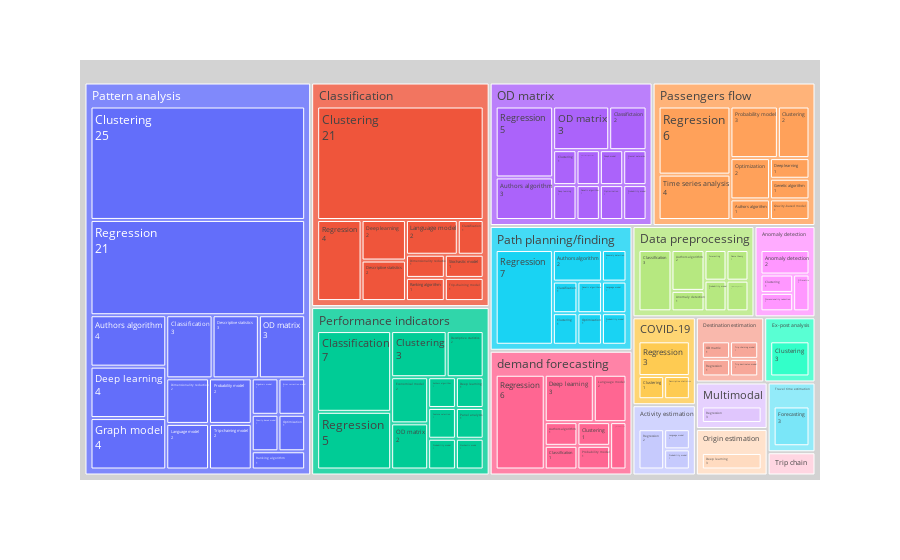

The cell this chart's notebook holds for it:
### Code cell
aggregated_table = (
    data[columns]
    .groupby(["Analysis type", "Model", "Model type"])[["ID"]]
    .nunique()
    .groupby(["Analysis type", "Model type"])[["ID"]]
    .sum()    
    .sort_values(by="ID")
)
fig = px.treemap(
    aggregated_table.reset_index(),
    path=["Analysis type", "Model type"],
    values="ID",
)
fig.update_traces(
    root_color="lightgrey", textinfo="label+value"
)
# fig.update_layout(margin = dict(t=50, l=25, r=25, b=25))
fig.write_image("img/treemap_analysis_model.pdf")
fig.show()

### Figure 1 — Plotly figure (JSON) as saved in the notebook; plotly's stock layout.template omitted (floating-point values rounded to 4 significant figures)
{"data": [{"branchvalues": "total", "domain": {"x": [0, 1], "y": [0, 1]}, "hovertemplate": "labels=%{label}<br>ID=%{value}<br>parent=%{parent}<br>id=%{id}<extra></extra>", "ids": ["Pattern analysis/Algebraic model", "Anomaly detection/Anomaly detection", "Data preprocessing/Anomaly detection", "Path planning/finding/Anomaly detection", "Data preprocessing/Authors algorithm", "OD matrix/Authors algorithm", "Passengers flow/Authors algorithm", "Path planning/finding/Authors algorithm", "Pattern analysis/Authors algorithm", "Performance indicators/Authors algorithm", "demand forecasting/Authors algorithm", "Classification/Classification", "Data preprocessing/Classification", "Path planning/finding/Classification", "Pattern analysis/Classification", "Performance indicators/Classification", "demand forecasting/Classification", "OD matrix/Classifictaion", "Anomaly detection/Clustering", "COVID-19/Clustering", "Classification/Clustering", "Ex-post analysis/Clustering", "OD matrix/Clustering", "Passengers flow/Clustering", "Path planning/finding/Clustering", "Pattern analysis/Clustering", "Performance indicators/Clustering", "demand forecasting/Clustering", "Classification/Deep learning", "OD matrix/Deep learning", "Origin estimation/Deep learning", "Passengers flow/Deep learning", "Pattern analysis/Deep learning", "Performance indicators/Deep learning", "demand forecasting/Deep learning", "COVID-19/Descriptive statistics", "Classification/Descriptive statistics", "Pattern analysis/Descriptive statistics", "Performance indicators/Descriptive statistics", "Anomaly detection/Dimensionality reduction", "Classification/Dimensionality reduction", "OD matrix/Dimensionality reduction", "Pattern analysis/Dimensionality reduction", "Performance indicators/Economical model", "Pattern analysis/Error correction model", "Performance indicators/Feature selection", "Data preprocessing/Forecasting", "Travel time estimation/Forecasting", "Data preprocessing/Game theory", "OD matrix/Genetic algorithm", "Passengers flow/Genetic algorithm", "Path planning/finding/Genetic algorithms", "OD matrix/Graph model", "Pattern analysis/Graph model", "Passengers flow/Gravity-based model", "Pattern analysis/Gravity-based model", "Activity estimation/Language model", "Classification/Language model", "Path planning/finding/Language model", "Pattern analysis/Language model", "demand forecasting/Language model", "OD matrix/Neural networks", "Anomaly detection/OD matrix", "Destination estimation/OD matrix", "OD matrix/OD matrix", "Pattern analysis/OD matrix", "Performance indicators/OD matrix", "OD matrix/Optimization", "Passengers flow/Optimization", "Path planning/finding/Optimization", "Pattern analysis/Optimization", "Performance indicators/Panel analysis", "Activity estimation/Probability model", "Data preprocessing/Probability model", "OD matrix/Probability model", "Passengers flow/Probability model", "Path planning/finding/Probability model", "Pattern analysis/Probability model", "Performance indicators/Probability model", "demand forecasting/Probability model", "Classification/Ranking algorithm", "Pattern analysis/Ranking algorithm", "Activity estimation/Regression", "COVID-19/Regression", "Classification/Regression", "Destination estimation/Regression", "Multimodal/Regression", "OD matrix/Regression", "Passengers flow/Regression", "Path planning/finding/Regression", "Pattern analysis/Regression", "Performance indicators/Regression", "demand forecasting/Regression", "Performance indicators/Stochastic mode", "Classification/Stochastic model", "Passengers flow/Time series analysis", "demand forecasting/Time series analysis", "Destination estimation/Trip chaining model", "Destination estimation/Trip destinaton model", "Classification/Trip-chaining model", "Data preprocessing/Trip-chaining model", "Pattern analysis/Trip-chaining model", "Trip chain/Trip-chaining model", "Activity estimation", "Anomaly detection", "COVID-19", "Classification", "Data preprocessing", "Destination estimation", "Ex-post analysis", "Multimodal", "OD matrix", "Origin estimation", "Passengers flow", "Path planning/finding", "Pattern analysis", "Performance indicators", "Travel time estimation", "Trip chain", "demand forecasting"], "labels": ["Algebraic model", "Anomaly detection", "Anomaly detection", "Anomaly detection", "Authors algorithm", "Authors algorithm", "Authors algorithm", "Authors algorithm", "Authors algorithm", "Authors algorithm", "Authors algorithm", "Classification", "Classification", "Classification", "Classification", "Classification", "Classification", "Classifictaion", "Clustering", "Clustering", "Clustering", "Clustering", "Clustering", "Clustering", "Clustering", "Clustering", "Clustering", "Clustering", "Deep learning", "Deep learning", "Deep learning", "Deep learning", "Deep learning", "Deep learning", "Deep learning", "Descriptive statistics", "Descriptive statistics", "Descriptive statistics", "Descriptive statistics", "Dimensionality reduction", "Dimensionality reduction", "Dimensionality reduction", "Dimensionality reduction", "Economical model", "Error correction model", "Feature selection", "Forecasting", "Forecasting", "Game theory", "Genetic algorithm", "Genetic algorithm", "Genetic algorithms", "Graph model", "Graph model", "Gravity-based model", "Gravity-based model", "Language model", "Language model", "Language model", "Language model", "Language model", "Neural networks", "OD matrix", "OD matrix", "OD matrix", "OD matrix", "OD matrix", "Optimization", "Optimization", "Optimization", "Optimization", "Panel analysis", "Probability model", "Probability model", "Probability model", "Probability model", "Probability model", "Probability model", "Probability model", "Probability model", "Ranking algorithm", "Ranking algorithm", "Regression", "Regression", "Regression", "Regression", "Regression", "Regression", "Regression", "Regression", "Regression", "Regression", "Regression", "Stochastic mode", "Stochastic model", "Time series analysis", "Time series analysis", "Trip chaining model", "Trip destinaton model", "Trip-chaining model", "Trip-chaining model", "Trip-chaining model", "Trip-chaining model", "Activity estimation", "Anomaly detection", "COVID-19", "Classification", "Data preprocessing", "Destination estimation", "Ex-post analysis", "Multimodal", "OD matrix", "Origin estimation", "Passengers flow", "Path planning/finding", "Pattern analysis", "Performance indicators", "Travel time estimation", "Trip chain", "demand forecasting"], "name": "", "parents": ["Pattern analysis", "Anomaly detection", "Data preprocessing", "Path planning/finding", "Data preprocessing", "OD matrix", "Passengers flow", "Path planning/finding", "Pattern analysis", "Performance indicators", "demand forecasting", "Classification", "Data preprocessing", "Path planning/finding", "Pattern analysis", "Performance indicators", "demand forecasting", "OD matrix", "Anomaly detection", "COVID-19", "Classification", "Ex-post analysis", "OD matrix", "Passengers flow", "Path planning/finding", "Pattern analysis", "Performance indicators", "demand forecasting", "Classification", "OD matrix", "Origin estimation", "Passengers flow", "Pattern analysis", "Performance indicators", "demand forecasting", "COVID-19", "Classification", "Pattern analysis", "Performance indicators", "Anomaly detection", "Classification", "OD matrix", "Pattern analysis", "Performance indicators", "Pattern analysis", "Performance indicators", "Data preprocessing", "Travel time estimation", "Data preprocessing", "OD matrix", "Passengers flow", "Path planning/finding", "OD matrix", "Pattern analysis", "Passengers flow", "Pattern analysis", "Activity estimation", "Classification", "Path planning/finding", "Pattern analysis", "demand forecasting", "OD matrix", "Anomaly detection", "Destination estimation", "OD matrix", "Pattern analysis", "Performance indicators", "OD matrix", "Passengers flow", "Path planning/finding", "Pattern analysis", "Performance indicators", "Activity estimation", "Data preprocessing", "OD matrix", "Passengers flow", "Path planning/finding", "Pattern analysis", "Performance indicators", "demand forecasting", "Classification", "Pattern analysis", "Activity estimation", "COVID-19", "Classification", "Destination estimation", "Multimodal", "OD matrix", "Passengers flow", "Path planning/finding", "Pattern analysis", "Performance indicators", "demand forecasting", "Performance indicators", "Classification", "Passengers flow", "demand forecasting", "Destination estimation", "Destination estimation", "Classification", "Data preprocessing", "Pattern analysis", "Trip chain", "", "", "", "", "", "", "", "", "", "", "", "", "", "", "", "", ""], "root": {"color": "lightgrey"}, "textinfo": "label+value", "type": "treemap", "values": [1, 2, 1, 1, 2, 3, 1, 2, 4, 1, 1, 1, 3, 1, 3, 7, 1, 2, 1, 1, 21, 3, 1, 2, 1, 25, 3, 1, 2, 1, 3, 1, 4, 1, 3, 1, 2, 3, 2, 1, 1, 1, 2, 2, 1, 1, 1, 3, 1, 1, 1, 1, 1, 4, 1, 1, 1, 2, 1, 2, 2, 1, 1, 1, 3, 3, 2, 1, 2, 1, 1, 1, 1, 1, 1, 3, 1, 2, 1, 1, 1, 1, 2, 3, 4, 1, 3, 5, 6, 7, 21, 5, 6, 1, 1, 4, 1, 1, 1, 1, 1, 2, 1, 4, 5, 5, 36, 10, 4, 3, 3, 21, 3, 21, 16, 80, 27, 3, 1, 16]}], "layout": {"legend": {"tracegroupgap": 0}, "margin": {"t": 60}}}
